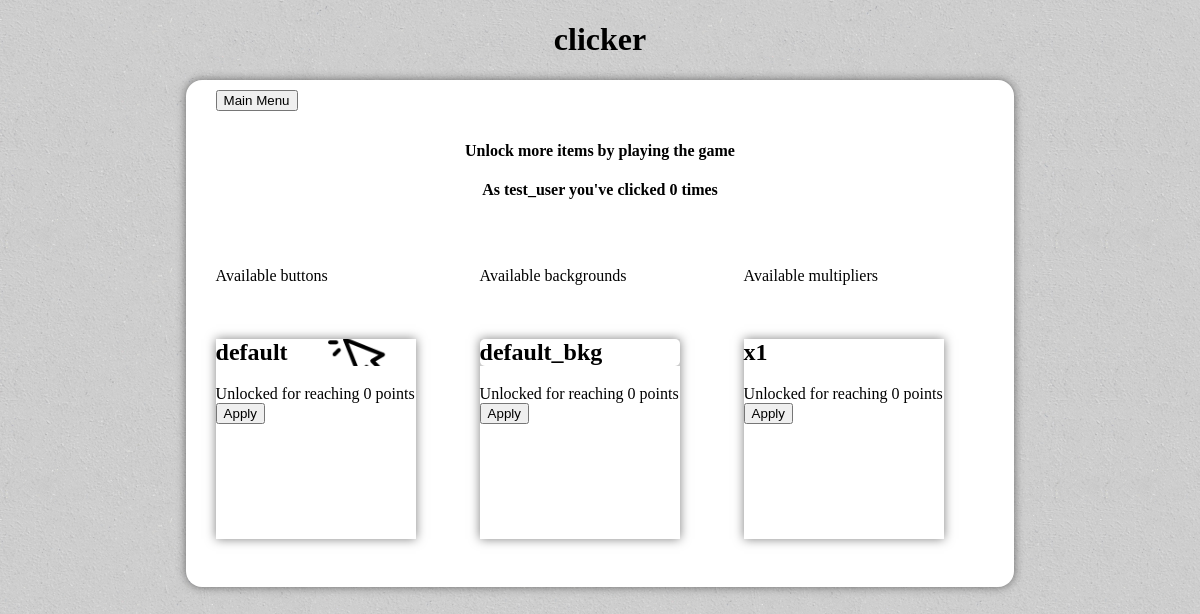
/shop/ (signed in), run on the app's committed database.
### accounts/models.py (models this page shows, shortened)
class PlayerInventory(models.Model):
    id = models.IntegerField(primary_key=True, unique=True, default=None, editable=False)
    name = models.ForeignKey(User, default=None)
    total_clicks = models.IntegerField(default=0)
    equipped_button = models.ForeignKey(ClickButtonSkin, default=None)
    equipped_background = models.ForeignKey(Background, default=None)
    equipped_mltplr = models.ForeignKey(ClickMultiplier, default=None)
    class Meta():
        verbose_name = 'Player'
        verbose_name_plural = "Players' stats"

### shop/models.py (models this page shows, shortened)
class ClickButtonSkin(models.Model):
    btn_name = models.CharField(max_length=30)
    btn_image = models.ImageField()
    btn_price = models.IntegerField(unique=True)
    class Meta():
        verbose_name  = 'click button'
        verbose_name_plural = 'Buttons'

class Background(models.Model):
    bkg_name = models.CharField(max_length=30)
    bkg_image = models.ImageField()
    bkg_price = models.IntegerField(unique=True)

class ClickMultiplier(models.Model):
    mltplr_name = models.CharField(max_length=10)
    mltplr_value = models.IntegerField(unique=True)
    mltplr_price = models.IntegerField(unique=True)

### shop/views.py (the view)
def shop_items_list(request):
    template = 'shop/itemlist.html'
    player = PlayerInventory.objects.get(name=request.user.id)
    button_list = ClickButtonSkin.objects.filter(btn_price__lte=player.total_clicks).order_by('btn_price')
    background_list = Background.objects.filter(bkg_price__lte=player.total_clicks).order_by('bkg_price')
    mltplr_list = ClickMultiplier.objects.filter(mltplr_price__lte=player.total_clicks).order_by('mltplr_value')
    if request.POST.get('apply-button'):
        player.equipped_button = ClickButtonSkin.objects.get(id=request.POST.get('apply-button'))
        player.save()
        player = PlayerInventory.objects.get(name=request.user.id)
    if request.POST.get('apply-background'):
        player.equipped_background = Background.objects.get(id=request.POST.get('apply-background'))
        player.save()
        player = PlayerInventory.objects.get(name=request.user.id)
    if request.POST.get('apply-multiplier'):
        player.equipped_mltplr = ClickMultiplier.objects.get(id=request.POST.get('apply-multiplier'))
        player.save()
        player = PlayerInventory.objects.get(name=request.user.id)
    context = {
        'player': player,
        'button_list': button_list,
        'background_list': background_list,
        'multiplier_list': mltplr_list
    }
    return render(request, template, context)

### shop/templates/shop/itemlist.html (shortened to what this page needs)
{% extends 'shop/base_layout.html' %}
{% load static %}
{% block content %}
<div id="shop">
    <div id="items">
        <div id="go-to-main-menu">
            <form class="accounts" action="{% url 'main_menu' %}">
                <button class="mdl-button mdl-js-button mdl-button--raised mdl-button--colored" type="submit">Main Menu</button>
            </form>
        </div>
        <p><h4>Unlock more items by playing the game</h4></p>
        <p><h4>As {{ player.name }} you've clicked {{ player.total_clicks }} times</h4></p>
        <div id="buttons" class="item-class">
            <p>Available buttons</p><br>
            {% for item in button_list %}
            <div class="demo-card-square mdl-card mdl-shadow--2dp">
                <div class="mdl-card__title mdl-card--expand"
                     style="background: url({% get_media_prefix %}{{ item.btn_image }});
                       background-repeat: no-repeat;
                       background-size: 30%;
                       background-position: 80%">
                    <h2 class="mdl-card__title-text">{{ item.btn_name }}</h2>
                </div>
                <div class="mdl-card__supporting-text">
                    Unlocked for reaching {{ item.btn_price }} points
                </div>
                <div class="mdl-card__actions mdl-card--border">
                    <form method="post" action="{% url 'shop:itemlist' %}">
                        <button class="mdl-button mdl-js-button mdl-button--raised mdl-button--colored" type="submit">Apply</button>
                    </form>
                </div>
            </div>
            <br>
            {% endfor %}
        </div>
        <div id="backgrounds" class="item-class">
            <p>Available backgrounds</p><br>
            {% for item in background_list %}
            <div class="demo-card-square mdl-card mdl-shadow--2dp">
                <div class="mdl-card__title mdl-card--expand"
                     style="background: url({% get_media_prefix %}{{ item.bkg_image }});
                       background-repeat: no-repeat;
                       background-size: 100%;">
                <h2 class="mdl-card__title-text">{{ item.bkg_name }}</h2>
                </div>
                <div class="mdl-card__supporting-text">
                    Unlocked for reaching {{ item.bkg_price }} points
                </div>
                <div class="mdl-card__actions mdl-card--border">
                    <form method="post" action="{% url 'shop:itemlist' %}">
                        <button class="mdl-button mdl-js-button mdl-button--raised mdl-button--colored" type="submit">Apply</button>
                    </form>
                </div>
            </div>
            <br>
            {% endfor %}
        </div>
        <div id="multipliers" class="item-class">
            <p>Available multipliers</p><br>
            {% for item in multiplier_list %}
            <div class="demo-card-square mdl-card mdl-shadow--2dp">
                <div id="mltplr-name" class="mdl-card__title mdl-card--expand">
                    <h2 class="mdl-card__title-text">{{ item.mltplr_name }}</h2>
                </div>
                <div class="mdl-card__supporting-text">
                    Unlocked for reaching {{ item.mltplr_price }} points
                </div>
                <div class="mdl-card__actions mdl-card--border">
                    <form method="post" action="{% url 'shop:itemlist' %}">
                        <button class="mdl-button mdl-js-button mdl-button--raised mdl-button--colored" type="submit">Apply</button>
                    </form>
                </div>
            </div>
            <br>
            {% endfor %}
        </div>
    </div>
</div>
{% endblock %}

### assets/shop/styles.css (style rules this page uses)
body { background-image: url('../default_bkg.jpg'); }
#go-to-main-menu form { display: block; padding: 10px 30px; }
#backgrounds h2 { background-color: white; border-radius: 5px; }
h4 { display: block; text-align: center; }
#shop #items { background-color: white; display: inline-block; margin-left: 15%; border-radius: 1em; width: 70%; box-shadow: 0 0 10px rgba(0,0,0,0.5); }
#items .item-class { vertical-align: top; display: inline-block; padding: 30px; }
.demo-card-square.mdl-card { width: 200px; height: 200px; box-shadow: 0 0 10px rgba(0,0,0,0.5); }

### data on the page
PlayerInventory: name "test_user", total_clicks "0"
ClickButtonSkin: btn_image (placeholder picture), btn_name "default", btn_price "0"
Background: bkg_image (placeholder picture), bkg_name "default_bkg", bkg_price "0"
ClickMultiplier: mltplr_name "x1", mltplr_price "0"
